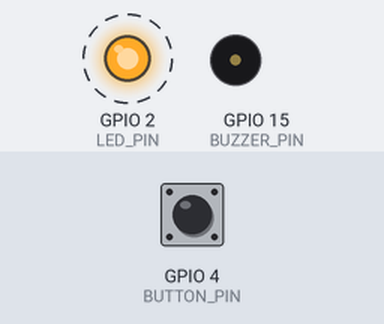
A sketch run on a simulated ESP32. Shown: output pins drawn as LEDs (lit = HIGH), buzzer (waves = sounding, pin HIGH). Dashed ring = blinking. The test bench sets the inputs (shaded band); at power-on: GPIO 4 (BUTTON_PIN) HIGH.

Above: at 1.2 s.
1.3 s: GPIO 4 (BUTTON_PIN) pulled LOW for 3.2 s
At 1.4 s:
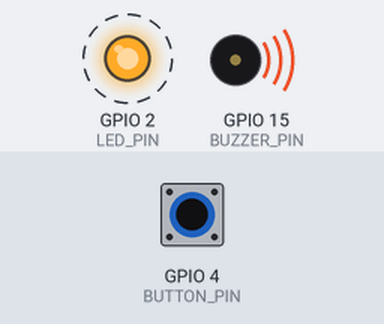
Timing chart, 0 to 12.0 s (numbered marks = the images above; inputs shaded):
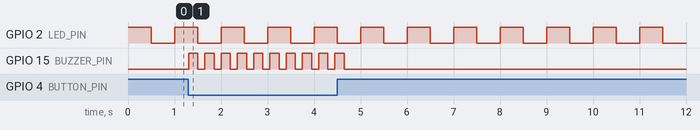

The sketch:

RTOStest.ino
```cpp
#include <Arduino.h>

#define LED_PIN 2
#define BUTTON_PIN 4
#define BUZZER_PIN 15

QueueHandle_t buttonQueue;

void ledTask(void *parameter) {
  pinMode(LED_PIN, OUTPUT);

  while (true) {
    digitalWrite(LED_PIN, HIGH);
    vTaskDelay(500 / portTICK_PERIOD_MS);

    digitalWrite(LED_PIN, LOW);
    vTaskDelay(500 / portTICK_PERIOD_MS);
  }
}

void buttonTask(void *parameter) {
  pinMode(BUTTON_PIN, INPUT_PULLUP);

  int buttonState;

  while (true) {
    if (digitalRead(BUTTON_PIN) == LOW) {
      buttonState = 1;
      xQueueSend(buttonQueue, &buttonState, portMAX_DELAY);
      vTaskDelay(300 / portTICK_PERIOD_MS);
    }

    vTaskDelay(50 / portTICK_PERIOD_MS);
  }
}

void buzzerTask(void *parameter) {
  pinMode(BUZZER_PIN, OUTPUT);
  int received;

  while (true) {
    if (xQueueReceive(buttonQueue, &received, portMAX_DELAY)) {
      digitalWrite(BUZZER_PIN, HIGH);
      vTaskDelay(200 / portTICK_PERIOD_MS);
      digitalWrite(BUZZER_PIN, LOW);
    }
  }
}

void telemetryTask(void *parameter) {
  int received;

  while (true) {
    if (xQueueReceive(buttonQueue, &received, portMAX_DELAY)) {
      Serial.println("Button pressed!");
    }
  }
}

void setup() {

  Serial.begin(115200);

  buttonQueue = xQueueCreate(5, sizeof(int));

  xTaskCreate(
    ledTask,
    "LED Task",
    1000,
    NULL,
    1,
    NULL
  );

  xTaskCreate(
    buttonTask,
    "Button Task",
    1000,
    NULL,
    1,
    NULL
  );

  xTaskCreate(
    buzzerTask,
    "Buzzer Task",
    1000,
    NULL,
    1,
    NULL
  );

  xTaskCreate(
    telemetryTask,
    "Telemetry Task",
    1000,
    NULL,
    1,
    NULL
  );
}

void loop() {
}
```

Measured:
- after the input at 1.3 s, GPIO 15 (BUZZER_PIN): alternates HIGH for 0.20 s and LOW for 0.15 s, 20 changes in all, then stays LOW, starting at once
- by itself, GPIO 2 (LED_PIN): alternates HIGH for 0.50 s and LOW for 0.50 s
